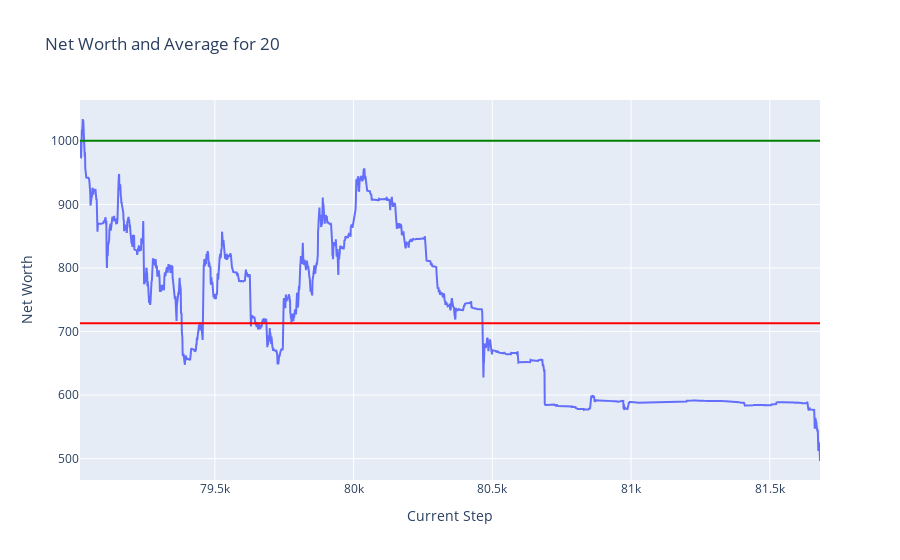
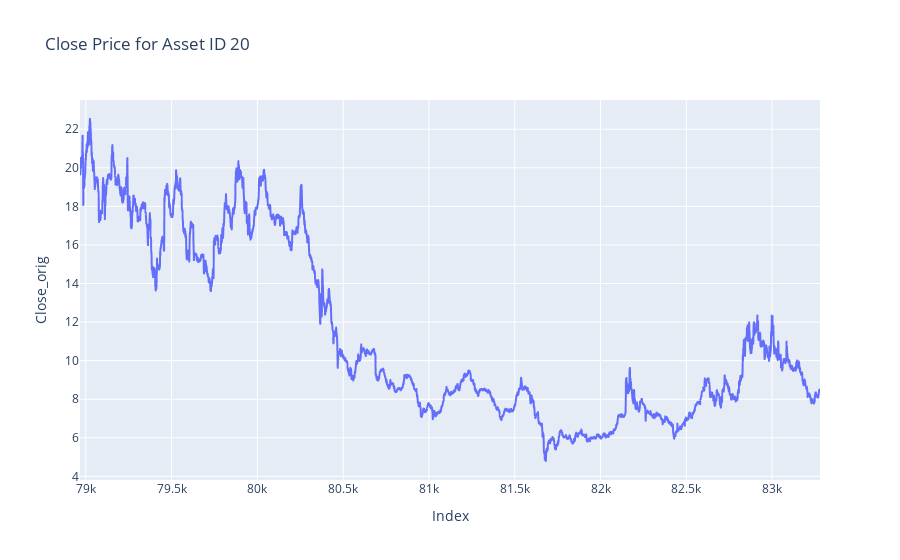
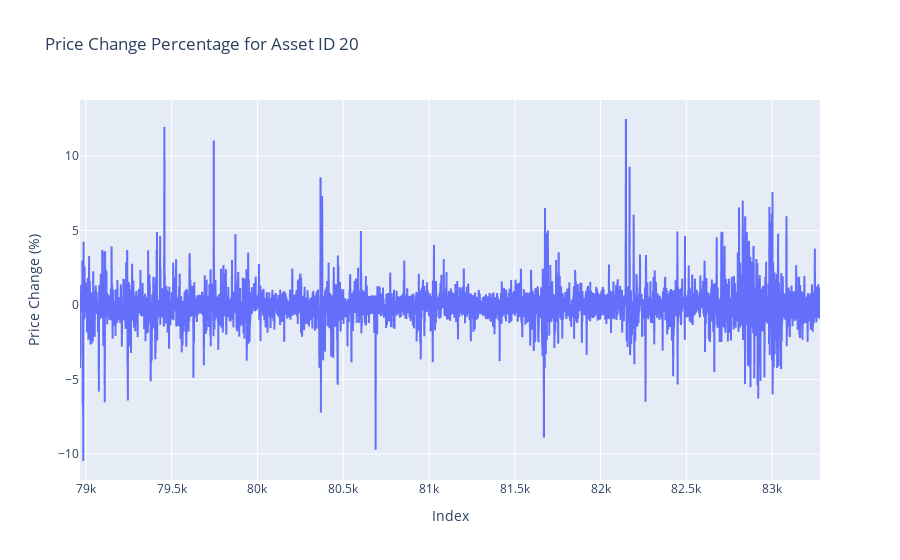
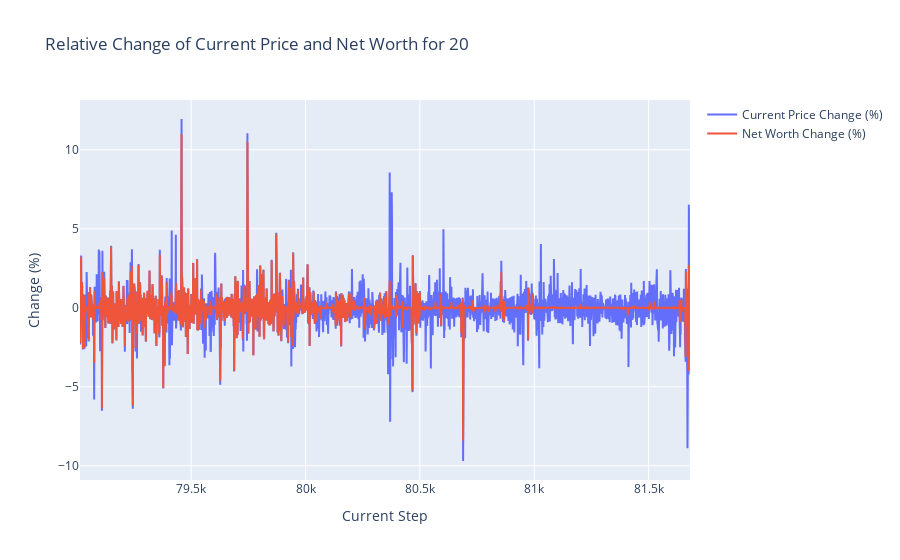

Write notebook code for charts like these, in order.
### Markdown cell above
## Plots

### Code cell
token = 20
plot_token_data(df = train_hist_df, token = token)
plot_close_by_asset(df= train_df, asset_id= token)
plot_price_change_by_asset(df= train_df, asset_id= token)
plot_relative_change_by_token(df = train_hist_df, token = token)

### Figure 1 — Plotly figure (JSON) as saved in the notebook; plotly's stock layout.template omitted (floating-point values rounded to 4 significant figures; data arrays with more than 128 entries replaced by an {"elided": "..."} marker saying what was removed)
{"data": [{"mode": "lines", "name": "Net Worth", "type": "scatter", "x": {"elided": "2668 int values"}, "y": {"elided": "2668 float values"}}], "layout": {"shapes": [{"line": {"color": "green"}, "name": "Net Worth = 1000", "type": "line", "x0": 0, "x1": 1, "xref": "x domain", "y0": 1000, "y1": 1000, "yref": "y"}, {"line": {"color": "red"}, "name": "Average Net Worth = 713.20", "type": "line", "x0": 0, "x1": 1, "xref": "x domain", "y0": 713.2, "y1": 713.2, "yref": "y"}], "title": {"text": "Net Worth and Average for 20"}, "xaxis": {"title": {"text": "Current Step"}}, "yaxis": {"title": {"text": "Net Worth"}}}}

### Figure 2 — Plotly figure (JSON) as saved in the notebook; plotly's stock layout.template omitted (floating-point values rounded to 4 significant figures; data arrays with more than 128 entries replaced by an {"elided": "..."} marker saying what was removed)
{"data": [{"hovertemplate": "Index=%{x}<br>Close_orig=%{y}<extra></extra>", "legendgroup": "", "line": {"color": "#636efa", "dash": "solid"}, "marker": {"symbol": "circle"}, "mode": "lines", "name": "", "showlegend": false, "type": "scattergl", "x": {"elided": "4314 int values"}, "xaxis": "x", "y": {"elided": "4314 float values"}, "yaxis": "y"}], "layout": {"legend": {"tracegroupgap": 0}, "title": {"text": "Close Price for Asset ID 20"}, "xaxis": {"anchor": "y", "domain": [0, 1], "title": {"text": "Index"}}, "yaxis": {"anchor": "x", "domain": [0, 1], "title": {"text": "Close_orig"}}}}

### Figure 3 — Plotly figure (JSON) as saved in the notebook; plotly's stock layout.template omitted (floating-point values rounded to 4 significant figures; data arrays with more than 128 entries replaced by an {"elided": "..."} marker saying what was removed)
{"data": [{"hovertemplate": "Index=%{x}<br>Price Change (%)=%{y}<extra></extra>", "legendgroup": "", "line": {"color": "#636efa", "dash": "solid"}, "marker": {"symbol": "circle"}, "mode": "lines", "name": "", "showlegend": false, "type": "scattergl", "x": {"elided": "4314 int values"}, "xaxis": "x", "y": {"elided": "4314 float values"}, "yaxis": "y"}], "layout": {"legend": {"tracegroupgap": 0}, "title": {"text": "Price Change Percentage for Asset ID 20"}, "xaxis": {"anchor": "y", "domain": [0, 1], "title": {"text": "Index"}}, "yaxis": {"anchor": "x", "domain": [0, 1], "title": {"text": "Price Change (%)"}}}}

### Figure 4 — Plotly figure (JSON) as saved in the notebook; plotly's stock layout.template omitted (floating-point values rounded to 4 significant figures; data arrays with more than 128 entries replaced by an {"elided": "..."} marker saying what was removed)
{"data": [{"mode": "lines", "name": "Current Price Change (%)", "type": "scatter", "x": {"elided": "2668 int values"}, "y": {"elided": "2668 float values"}}, {"mode": "lines", "name": "Net Worth Change (%)", "type": "scatter", "x": {"elided": "2668 int values"}, "y": {"elided": "2668 float values"}}], "layout": {"title": {"text": "Relative Change of Current Price and Net Worth for 20"}, "xaxis": {"title": {"text": "Current Step"}}, "yaxis": {"title": {"text": "Change (%)"}}}}
